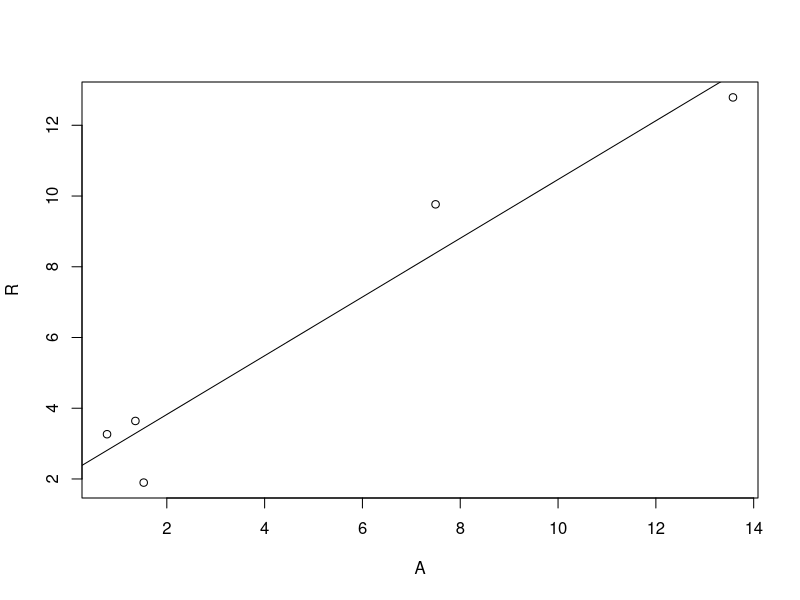

Write the R code that produced this figure.
I_0 <- -15.5    #mV   
Q_0 <- 18      #mV
I <- c(-19.0, -23.5, -16.5, -17, -17.3) - I_0         #mV
Q <- c(5.7, 23.6, 21.5, 20.9, 18.6) - Q_0            #mV
R <- sqrt(I^2 + Q^2)                 #mV
A <- c(9.6, 5.3, 0.960, 0.55, 1.08)*sqrt(2)      #mV        
dati.df <- data.frame(R, A)

#FIT
fit <- lm(formula = R ~ A, data = dati.df)
K <- coefficients(fit)
plot(A, R)
abline(fit)

